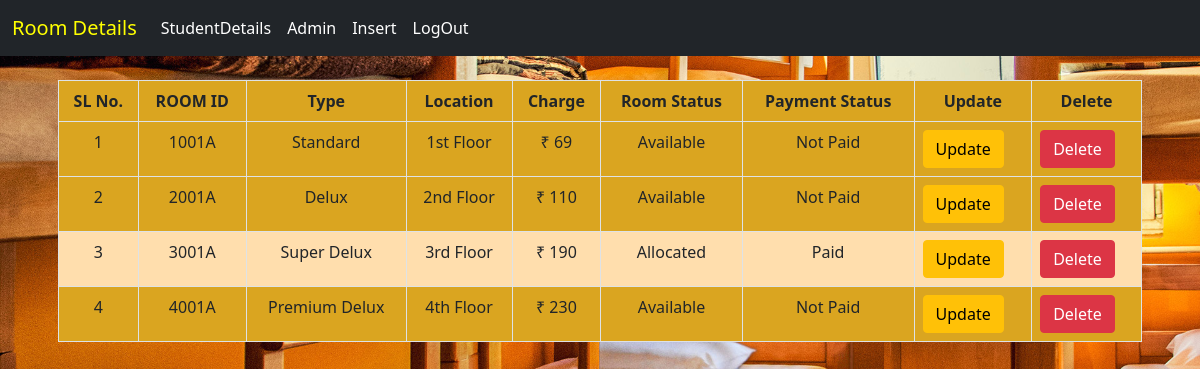
The app's page /roomdetails.php (signed in) with its own data.
### tables this page shows
CREATE TABLE `rooms` (
  `ID` int(11) NOT NULL,
  `Room ID` varchar(255) NOT NULL,
  `Type` varchar(255) NOT NULL,
  `Location` varchar(255) NOT NULL,
  `Charge` int(11) NOT NULL,
  `Room Status` varchar(255) NOT NULL,
  `Date Time` datetime NOT NULL DEFAULT current_timestamp()
);

### roomdetails.php (the view, shortened to what this page needs)
<!doctype html>
<html lang="en">
<head>
    <link href="_css/styles.css" rel="stylesheet">
    <link href="https://cdn.jsdelivr.net/npm/bootstrap@5.0.1/dist/css/bootstrap.min.css" rel="stylesheet">
</head>
<body class="adminbackground">
    <nav class="navbar navbar-expand-lg navbar-dark bg-dark">
        <div class="container-fluid">
            <span class="navbar-brand" style="color: yellow;">Room Details</span>
            <div class="collapse navbar-collapse" id="navbarSupportedContent">
                <ul class="navbar-nav me-auto mb-2 mb-lg-0">
                    <li class="nav-item">
                        <a class="nav-link active" aria-current="page" href="studentlist.php">StudentDetails</a>
                    </li>
                    <li class="nav-item">
                        <a class="nav-link active" aria-current="page" href="admin.php">Admin</a>
                    </li>
                    <li class="nav-item">
                        <a class="nav-link active" aria-current="page" href="insert.php">Insert</a>
                    </li>
                    <li class="nav-item">
                        <a class="nav-link active" aria-current="page" href="logout.php">LogOut</a>
                    </li>
                </ul>
            </div>
        </div>
    </nav>
    <div class="container-md">
        <div class="card-body">
            <div class="table-responsive mt-2">
                <table class="table table-bordered " width="100%" cellspacing="0">
                    <thead class="head text-center">
                        <th>SL No.</th>
                        <th>ROOM ID</th>
                        <th>Type</th>
                        <th>Location</th>
                        <th>Charge</th>
                        <th>Room Status</th>
                        <th>Payment Status</th>
                        <th>Update</th>
                        <th>Delete</th>
                    </thead>
                    <tbody>
                        <?php
                        include '_includes/connect.php';
                        $sql = mysqli_query($conn, "SELECT * FROM rooms");
                        $i = 1;
                        while ($row = mysqli_fetch_array($sql)) {
                            if ($row['Room Status'] == 'Available') { ?>
                                <tr class="even">
                                    <td class="text-center"><?php echo $i; ?></td>
                                    <td class="text-center"><?php echo $row['Room ID']; ?></td>
                                    <td class="text-center"><?php echo $row['Type']; ?></td>
                                    <td class="text-center"><?php echo $row['Location']; ?></td>
                                    <td class="text-center">&#8377; <?php echo $row['Charge']; ?></td>
                                    <td class="text-center"><?php echo $row['Room Status']; ?></td>
                                    <td class="text-center">Not Paid</td>
                                    <td>
                                        <button type="button" class="btn btn-warning" data-bs-toggle="modal" data-bs-target="#editroom<?php echo $i; ?>">Update</button>
                                    </td>
                                    <td><a href="delete.php?ID=<?php echo $row['ID']; ?>" class="btn btn-danger" onclick="return confirm('Do you want to delete?');">Delete</a></td>
                                </tr>
                            <?php } else { ?>
                                <tr class="odd">
                                    <td class="text-center"><?php echo $i; ?></td>
                                    <td class="text-center"><?php echo $row['Room ID']; ?></td>
                                    <td class="text-center"><?php echo $row['Type']; ?></td>
                                    <td class="text-center"><?php echo $row['Location']; ?></td>
                                    <td class="text-center">&#8377; <?php echo $row['Charge']; ?></td>
                                    <td class="text-center"><?php echo $row['Room Status']; ?></td>
                                    <td class="text-center">Paid</td>
                                    <td>
                                        <button type="button" class="btn btn-warning" data-bs-toggle="modal" data-bs-target="#editroom<?php echo $i; ?>">Update</button>
                                    </td>
                                    <td><a href="delete.php?ID=<?php echo $row['ID']; ?>" class="btn btn-danger" onclick="return confirm('Do you want to delete?');">Delete</a></td>
                                </tr>
                        <?php }
                            $i++;
                        }
                        ?>
                    </tbody>
                </table>
            </div>
        </div>
    </div>
</body>
</html>

### _css/styles.css (style rules this page uses)
body.adminbackground { background: url(../_image/hostel3.jpg); height: 500px; background-position: center; background-size: cover; }
thead.head { background-color: #DAA520; }
tr.even { background-color: #DAA520; }
tr.odd { background-color: #FFDEAD; }

### records on screen
rooms: Room ID "1001A", Type "Standard", Location "1st Floor", Charge "69", Room Status "Available"
rooms: Room ID "2001A", Type "Delux", Location "2nd Floor", Charge "110", Room Status "Available"
rooms: Room ID "3001A", Type "Super Delux", Location "3rd Floor", Charge "190", Room Status "Allocated"
rooms: Room ID "4001A", Type "Premium Delux", Location "4th Floor", Charge "230", Room Status "Available"
